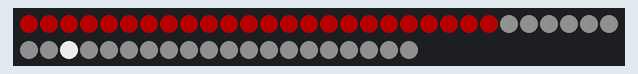
Simulated run of this sketch. Board: Arduino Uno, built with avr-gcc and run on an emulated ATmega328P. On the bench: 50 RGB LEDs in strip order, left to right, continuing on the next row. Dim RGB values are drawn brighter than linear; random numbers use the default seed unless the sketch sets one.

Above: at 0.15 s.
At 4.72 s:
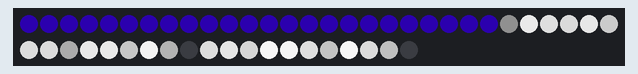
At 9.28 s:
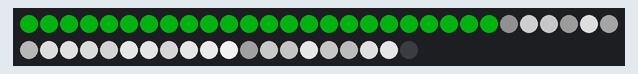
At 18.71 s:
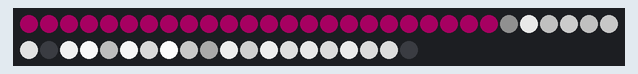
At 29.67 s:
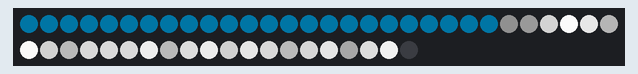
At 39.71 s:
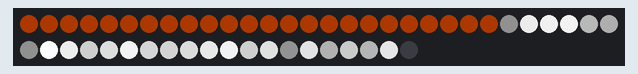

The sketch:

v2.ino
```cpp
#include <FastLED.h>

// How many leds in your strip?
#define NUM_LEDS 50
#define BORDER 24 // <24 in loops
#define BORDER_SPEED 20
#define BORDER_BRIGHTNESS 128
#define STAR_BRIGHTNESS 16

#define DATA_PIN 3
// Define the array of leds
CRGB leds[NUM_LEDS];
int hue;

void setup() {
    FastLED.addLeds<NEOPIXEL, DATA_PIN>(leds, NUM_LEDS);  // GRB ordering is assumed
    for (int x= BORDER; x<NUM_LEDS; x++){
      leds[x] = CRGB(STAR_BRIGHTNESS,STAR_BRIGHTNESS,STAR_BRIGHTNESS);
    }
    hue = 0;
}

// >1
void dim_stars(float ratio){
  for (int x =BORDER+1; x<NUM_LEDS; x++){
      leds[x][0] /= ratio;
      leds[x][1] /= ratio;
      leds[x][2] /= ratio;
  }
}

void loop() {
    int change = 0;
    dim_stars(1.02);
    for (int i = 0; i<BORDER; i++){
      leds[i] = CHSV(hue, 255, BORDER_BRIGHTNESS);
    }

  /*
    for (int i = BORDER+1; i<NUM_LEDS; i++){
      change = random(0, 16) - 16;
      leds[i][0] += change;
      leds[i][1] += change;
      leds[i][2] += change;
    }
  */
    //twinkle

      int index = random(BORDER+1, NUM_LEDS-1);
      int color = random (172, 255);
      leds[index][0] = color;
      leds[index][1] = color;
      leds[index][2] = color;
   FastLED.show();
   delay(20);
   hue += 1;
  }
```
